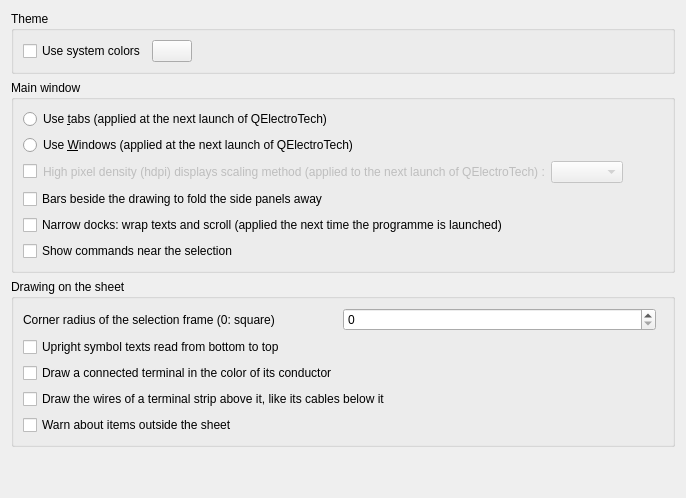
     <widget class="QWidget" name="tab_3">
      <attribute name="title">
       <string>Appearance</string>
      </attribute>
      <layout class="QVBoxLayout" name="verticalLayout">
       <item>
        <widget class="QGroupBox" name="m_theme_gb">
         <property name="title">
          <string>Theme</string>
         </property>
         <layout class="QVBoxLayout" name="m_theme_gb_layout">
          <item>
           <layout class="QHBoxLayout" name="m_system_color_layout">
            <item>
             <widget class="QCheckBox" name="m_use_system_color_cb">
              <property name="text">
               <string>Use system colors</string>
              </property>
             </widget>
            </item>
            <item>
             <widget class="KColorButton" name="m_custom_app_color_kpb">
              <property name="toolTip">
               <string>Application color</string>
              </property>
             </widget>
            </item>
            <item>
             <spacer name="m_system_color_spacer">
              <property name="orientation">
               <enum>Qt::Horizontal</enum>
              </property>
              <property name="sizeHint" stdset="0">
               <size>
                <width>40</width>
                <height>20</height>
               </size>
              </property>
             </spacer>
            </item>
           </layout>
          </item>
         </layout>
        </widget>
       </item>
       <item>
        <widget class="QGroupBox" name="m_main_window_gb">
         <property name="title">
          <string>Main window</string>
         </property>
         <layout class="QVBoxLayout" name="m_main_window_gb_layout">
          <item>
           <widget class="QRadioButton" name="m_use_tab_mode_rb">
            <property name="text">
             <string>Use &amp;tabs (applied at the next launch of QElectroTech)</string>
            </property>
           </widget>
          </item>
          <item>
           <widget class="QRadioButton" name="m_use_windows_mode_rb">
            <property name="text">
             <string>Use &amp;Windows (applied at the next launch of QElectroTech)</string>
            </property>
           </widget>
          </item>
          <item>
           <widget class="QWidget" name="m_hdpi_round_policy_widget" native="true">
            <layout class="QHBoxLayout" name="horizontalLayout" stretch="0,0,0,1">
             <property name="leftMargin">
              <number>0</number>
             </property>
             <property name="topMargin">
              <number>0</number>
             </property>
             <property name="rightMargin">
              <number>0</number>
             </property>
             <property name="bottomMargin">
              <number>0</number>
             </property>
             <item>
              <widget class="QCheckBox" name="m_hdpi_round_cb">
               <property name="text">
                <string/>
               </property>
              </widget>
             </item>
             <item>
              <widget class="QLabel" name="m_hdpi_round_label">
               <property name="enabled">
                <bool>false</bool>
               </property>
               <property name="text">
                <string>High pixel density (hdpi) displays scaling method (applied to the next launch of QElectroTech) :</string>
               </property>
              </widget>
             </item>
             <item>
              <widget class="QComboBox" name="m_hdpi_round_policy_cb">
               <property name="enabled">
                <bool>false</bool>
               </property>
              </widget>
             </item>
             <item>
              <spacer name="m_hdpi_round_spacer">
               <property name="orientation">
                <enum>Qt::Horizontal</enum>
               </property>
               <property name="sizeHint" stdset="0">
                <size>
                 <width>40</width>
                 <height>20</height>
                </size>
               </property>
              </spacer>
             </item>
            </layout>
           </widget>
          </item>
          <item>
           <widget class="QCheckBox" name="m_dock_fold_cb">
            <property name="toolTip">
             <string>A bar at each side of the drawing folds the panels of that side away, as in LibreOffice's sidebar, and a second click shows them again as they were. Unticked by default; the Display menu does the same with or without the bars.</string>
            </property>
            <property name="text">
             <string>Bars beside the drawing to fold the side panels away</string>
            </property>
           </widget>
          </item>
          <item>
           <widget class="QCheckBox" name="m_narrow_docks_cb">
            <property name="toolTip">
             <string>The docked panels can be made as narrow as one wants: their texts wrap and what cannot wrap scrolls sideways. Unticked: the panels keep the width their texts and fields need.</string>
            </property>
            <property name="text">
             <string>Narrow docks: wrap texts and scroll (applied the next time the programme is launched)</string>
            </property>
           </widget>
          </item>
          <item>
           <widget class="QCheckBox" name="m_context_toolbar_cb">
            <property name="toolTip">
             <string>After a click that selects an element or a conductor, the shortcut bar commands appear near the cursor and fade away when the mouse moves away.</string>
            </property>
            <property name="text">
             <string>Show commands near the selection</string>
            </property>
           </widget>
          </item>
         </layout>
        </widget>
       </item>
       <item>
        <widget class="QGroupBox" name="m_sheet_drawing_gb">
         <property name="title">
          <string>Drawing on the sheet</string>
         </property>
         <layout class="QVBoxLayout" name="m_sheet_drawing_gb_layout">
          <item>
           <layout class="QHBoxLayout" name="m_selection_frame_radius_layout">
            <item>
             <widget class="QLabel" name="m_selection_frame_radius_label">
              <property name="text">
               <string>Corner radius of the selection frame (0: square)</string>
              </property>
             </widget>
            </item>
            <item>
             <widget class="QSpinBox" name="m_selection_frame_radius_sb">
              <property name="maximum">
               <number>10</number>
              </property>
             </widget>
            </item>
            <item>
             <spacer name="m_selection_frame_radius_spacer">
              <property name="orientation">
               <enum>Qt::Horizontal</enum>
              </property>
             </spacer>
            </item>
           </layout>
          </item>
          <item>
           <widget class="QCheckBox" name="m_vertical_texts_from_bottom_cb">
            <property name="toolTip">
             <string>A symbol's text that reads from top to bottom once its symbol is turned is drawn the other way round, in the same place, so that upright texts all read from bottom to top, like the wires' texts. Unticked by default: texts turn with their symbol.</string>
            </property>
            <property name="text">
             <string>Upright symbol texts read from bottom to top</string>
            </property>
           </widget>
          </item>
          <item>
           <widget class="QCheckBox" name="m_terminal_conductor_color">
            <property name="text">
             <string>Draw a connected terminal in the color of its conductor</string>
            </property>
            <property name="toolTip">
             <string>Unchecked, every terminal is drawn in red. Terminals are never printed or exported.</string>
            </property>
           </widget>
          </item>
          <item>
           <widget class="QCheckBox" name="m_strip_wires">
            <property name="toolTip">
             <string>One stub per terminal which has a wire of its own, going up from the strip: what the wire is made of at its foot, where it lands at its top (12K1:A1). Cores of a cable are left out -- the cable is drawn below the strip.</string>
            </property>
            <property name="text">
             <string>Draw the wires of a terminal strip above it, like its cables below it</string>
            </property>
           </widget>
          </item>
          <item>
           <widget class="QCheckBox" name="m_warn_outside_sheet_cb">
            <property name="toolTip">
             <string>Printing and exporting ask first when symbols, texts, shapes, pictures or tables lie outside the sheet, as they are cut off or left out; saving says so in the status bar.</string>
            </property>
            <property name="text">
             <string>Warn about items outside the sheet</string>
            </property>
           </widget>
          </item>
         </layout>
        </widget>
       </item>
       <item>
        <spacer name="verticalSpacer">
         <property name="orientation">
          <enum>Qt::Vertical</enum>
         </property>
         <property name="sizeHint" stdset="0">
          <size>
           <width>20</width>
           <height>40</height>
          </size>
         </property>
        </spacer>
       </item>
      </layout>
     </widget>
